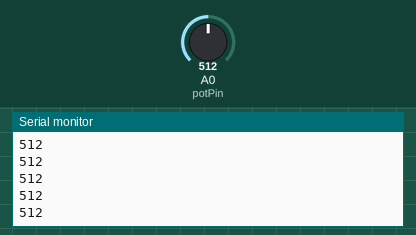
The sketch below on a simulated Arduino Uno, built with avr-gcc and run on an emulated ATmega328P. Parts: the last lines printed to the serial monitor. The test bench sets the inputs (shaded band); at power-on: A0 (potPin) = 512.

Above: at 1.2 s.
1.3 s: A0 (potPin) set to 716
At 1.8 s:
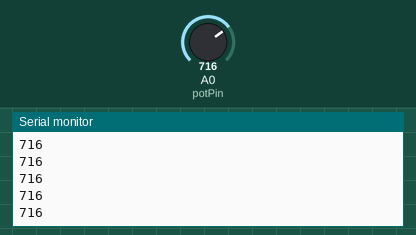
2.8 s: A0 (potPin) set to 900
At 3.5 s:
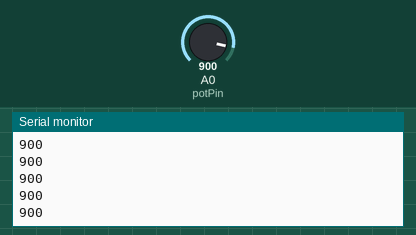
Timing chart, 0 to 5.8 s (numbered marks = the images above; inputs shaded):
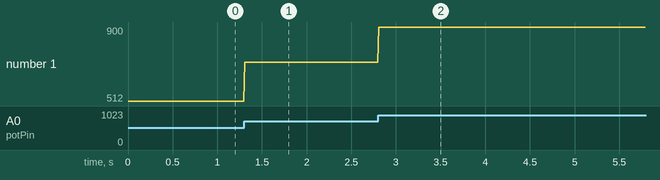

The sketch:

arduino.ino
```cpp
// demonstrates sending a value from an arduino to p5js
// which inicates the position of a potentiometer connected to pin A0


const int potPin = A0; // pin the pot is connected to
int potVal = 0; // variable to hold the value from the sensor

void setup() {

  // initialize the serial communication:
  Serial.begin(9600);
}

void loop() {
  // read the value of the pot and store it
  potVal = analogRead(potPin);

  // write the value out to the serial port
  Serial.println(potVal);

  // wait a bit for between readings
  delay(10);
}
```

Measured:
- after the input at 1.3 s, the serial monitor: prints a new line at once (image 1)
- after the input at 2.8 s, the serial monitor: prints a new line at once (image 2)
- plotted number 1: 512 → 716 after the input at 1.3 s, 716 → 900 after the input at 2.8 s
